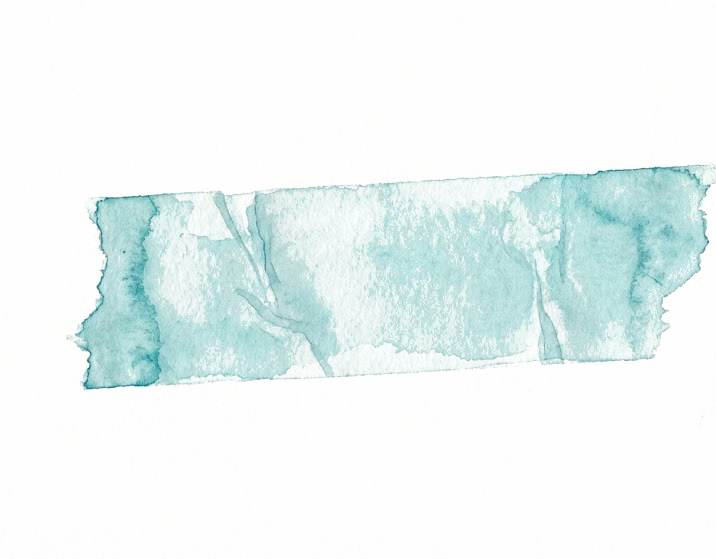
#> input picture frontend-app/assets/ images/tape.png, 716 x 559 px
$ python process.py -i '../frontend-app/assets/ images/tape.png'
#> lines starting #> are read from the running program, lines starting #| are printed output that depends on the picture
from __future__ import annotations

import argparse
from pathlib import Path

from PIL import Image


def _convert_to_transparent(img: Image.Image, white_threshold: int = 200) -> Image.Image:
    """
    Turn (near) white background pixels transparent with a simple feathering.
    Keeps non-white pixels unchanged.
    """
    img = img.convert("RGBA")
    datas = img.getdata()
    new_data = []

    for r, g, b, a in datas:
        if r > white_threshold and g > white_threshold and b > white_threshold:
            avg = (r + g + b) / 3
            # Map avg in [white_threshold, 255] -> alpha in [255, 0]
            denom = max(1, 255 - white_threshold)
            alpha = 255 - int((avg - white_threshold) * (255 / denom))
            new_data.append((r, g, b, max(0, min(255, alpha))))
        else:
            new_data.append((r, g, b, a))

    img.putdata(new_data)

    # Auto-crop away fully-transparent borders
    bbox = img.getbbox()
    if bbox:
        img = img.crop(bbox)
    return img


def _resolve_input_path(user_input: str | None) -> Path:
    if user_input:
        p = Path(user_input).expanduser()
        if p.exists():
            return p
        raise FileNotFoundError(f"Input not found: {p}")

    # Defaults: try local dir first
    candidates = [
        Path("胶带&别针.png"),
        Path("胶带&别针.jpg"),
        Path("胶带&别针.jpeg"),
        # Common location in this repo:
        Path("../frontend-app/homepage_material/胶带&别针.png"),
        Path("../frontend-app/homepage_material/胶带&别针.jpg"),
        Path("../frontend-app/homepage_material/胶带&别针.jpeg"),
    ]
    for c in candidates:
        if c.exists():
            return c

    tried = ", ".join(str(c) for c in candidates)
    raise FileNotFoundError(f"Could not find input image. Tried: {tried}")


def main() -> int:
    parser = argparse.ArgumentParser(description="Split tape/clip image and remove white background.")
    parser.add_argument(
        "--input",
        "-i",
        default=None,
        help="Input image path. If omitted, tries common filenames like '胶带&别针.png'.",
    )
    parser.add_argument(
        "--split",
        type=float,
        default=0.7,
        help="Left-area ratio for tape crop (0-1). Right side is used for clip. Default: 0.7",
    )
    parser.add_argument(
        "--threshold",
        type=int,
        default=200,
        help="White threshold (RGB > threshold treated as background). Default: 200",
    )
    parser.add_argument(
        "--out-dir",
        default=".",
        help="Output directory. Default: current directory",
    )
    parser.add_argument("--tape-name", default="tape.png", help="Output filename for tape. Default: tape.png")
    parser.add_argument("--clip-name", default="clip.png", help="Output filename for clip. Default: clip.png")
    args = parser.parse_args()

    input_path = _resolve_input_path(args.input)
    out_dir = Path(args.out_dir).expanduser()
    out_dir.mkdir(parents=True, exist_ok=True)

    original = Image.open(input_path)
#> original is the input picture: PIL image 716x559 RGBA; mean R, G, B, A 232.7, 243.1, 239, 81.2
    w, h = original.size
#> w = 716; h = 559

    split = max(0.0, min(1.0, float(args.split)))
    split_x = int(w * split)
#> split_x = 501

    tape_area = original.crop((0, 0, split_x, h))
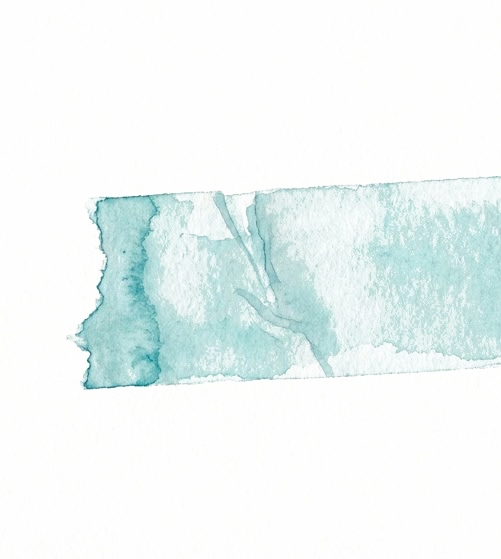
#> tape_area: PIL image 501x559 RGBA; mean R, G, B, A 233.9, 243.5, 239.4, 78.1; transparent parts drawn white
    clip_area = original.crop((split_x, 0, w, h))
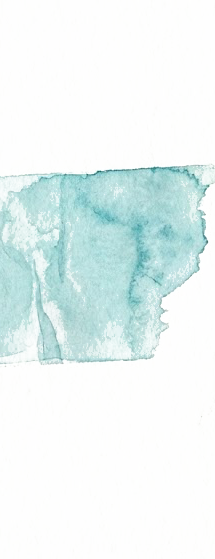
#> clip_area: PIL image 215x559 RGBA; mean R, G, B, A 229.9, 242.3, 238.3, 88.4; transparent parts drawn white

    tape_out = _convert_to_transparent(tape_area, white_threshold=int(args.threshold))
#> the loop in _convert_to_transparent, `for r, g, b, a in datas:` made 280059 passes
#> (r, g, b, a, avg, alpha) on passes 1 to 12: (251, 252, 247, 24, 250, 24), (251, 252, 247, 24, 250, 24), (251, 252, 247, 24, 250, 24), (251, 252, 247, 24, 250, 24), (251, 252, 247, 24, 250, 24), (251, 252, 247, 24, 250, 24), (251, 252, 247, 24, 250, 24), (251, 252, 247, 24, 250, 24), (250, 251, 246, 28, 249, 28), (250, 251, 246, 28, 249, 28), (251, 252, 247, 24, 250, 24), (251, 252, 247, 24, 250, 24)
#> (avg, alpha) on passes 61 to 66: (247, 38), (248, 33), (249, 28), (250, 24), (250, 24), (249, 28)
#> after the loop in _convert_to_transparent, `for r, g, b, a in datas:`: new_data = 280059 items
#> in _convert_to_transparent, `bbox = img.getbbox()`: bbox = (0, 0, 501, 559)
    clip_out = _convert_to_transparent(clip_area, white_threshold=int(args.threshold))
#> the loop in _convert_to_transparent (call 2), `for r, g, b, a in datas:` made 120185 passes
#> (r, g, b, a, avg, alpha) on passes 1 to 12: (249, 250, 245, 33, 248, 33), (246, 247, 242, 47, 245, 47), (245, 246, 241, 51, 244, 51), (250, 251, 246, 28, 249, 28), (248, 249, 244, 38, 247, 38), (247, 248, 243, 42, 246, 42), (248, 249, 244, 38, 247, 38), (251, 252, 247, 24, 250, 24), (252, 253, 248, 19, 251, 19), (250, 251, 246, 28, 249, 28), (248, 249, 244, 38, 247, 38), (252, 253, 248, 19, 251, 19)
#> (avg, alpha) on passes 61 to 66: (250, 24), (252, 14), (253, 10), (251, 19), (249, 28), (249, 28)

    tape_path = out_dir / args.tape_name
    clip_path = out_dir / args.clip_name

    tape_out.save(tape_path, "PNG")
    clip_out.save(clip_path, "PNG")

    print(f"✅ Input: {input_path}")
    print(f"✅ Generated: {tape_path}")
    print(f"✅ Generated: {clip_path}")
    return 0


if __name__ == "__main__":
    raise SystemExit(main())
#> (the program exits here)
